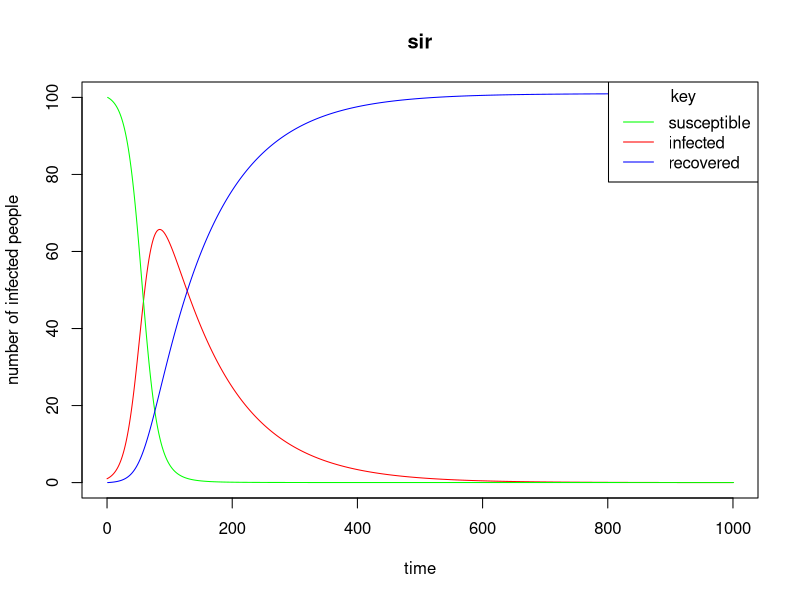

Generate this figure with R:
library(deSolve) 

#create a model 

SIR_odes <- function (t,x,params){ 
  S <- x[1] 
  I <- x[2]
  R <- x[3] 
  beta <- params[1] 
  gamma <- params[2] 
  dS <- -beta*S*I 
  dI <- beta*S*I - gamma*I 
  dR <- gamma*I 
  list(c(dS,dI,dR))
  
  
  }

#parameters 
gamma <- 1/100
beta <- 1/1100

#times 

t<- seq(0,1000,by= 1) 

results <- as.data.frame(ode(y = c(S=100, I=1, R=0), 
                             times = t, func = SIR_odes, parms = c(beta,gamma))) 

plot(x =results$time, y=results$I, type = 'l', col = 'red', ylim = c(0,100), main = 'sir', xlab = 'time', ylab = 'number of infected people')
lines(x = results$S , type = 'l', col= 'green')
lines(x = results$R,  type = 'l', col = 'blue') 
legend("topright", title="key", legend=c("susceptible", "infected", "recovered"), 
       col = c("green","red", "blue"),
        lty=c(1,1,1)) 
